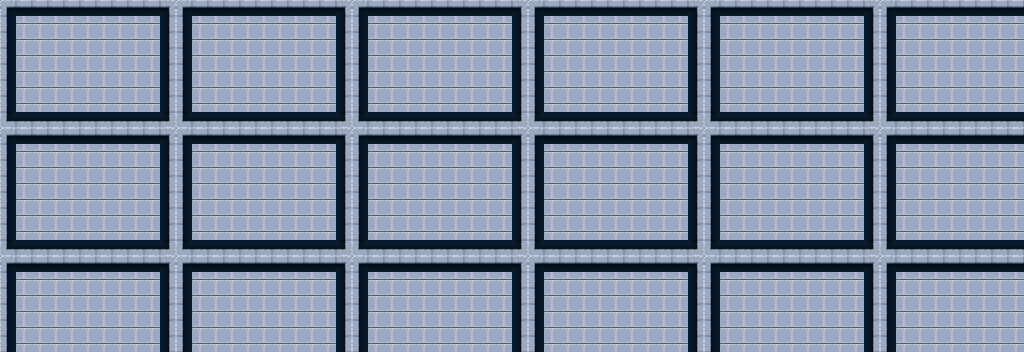

This game map was drawn from its Tiled (.tmx) file and the tilesets committed beside it. A one-line description and the trimmed map source follow:
An orthogonal 128x44 tile map with 8x8 px tiles, 1 tile layer (map07) and 1 object (Link).

<map version="1.9" tiledversion="1.9.2" orientation="orthogonal" renderorder="right-down" width="128" height="44" tilewidth="8" tileheight="8" infinite="0" nextlayerid="3" nextobjectid="6">
 <editorsettings>
  <export target="map07.tmj" format="json" />
 </editorsettings>
 <tileset firstgid="1" source="Castle1 Tiles.tsx" />
 <layer id="1" name="map07" width="128" height="44">
  <data>[5632 cells, 5632 non-empty, 36 distinct tile ids]</data>
 </layer>
 <objectgroup color="#ff0000" id="2" name="Entities">
  <object id="5" name="Link" x="144" y="80" width="16" height="16" />
 </objectgroup>
</map>
